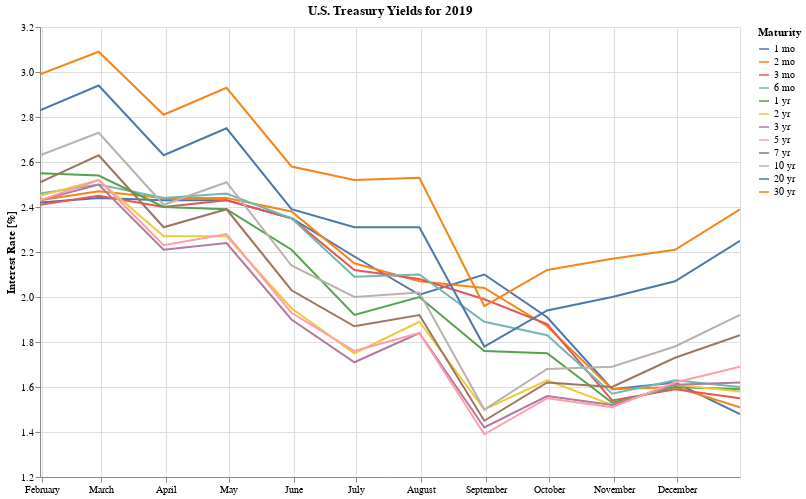

Here is the notebook cell this chart was saved with:
### Code cell
year = 2019

alt.Chart(fetchRates(year).melt(id_vars='Date', var_name='Maturity')).mark_line().encode(
    alt.X('Date:T', axis=alt.Axis(title='')),
    alt.Y('value:Q', axis=alt.Axis(title='Interest Rate [%]'), scale=alt.Scale(zero=False)),
    alt.Color('Maturity:N',
              sort=['1 mo', '2 mo', '3 mo', '6 mo', '1 yr', '2 yr', '3 yr', '5 yr', '7 yr', '10 yr', '20 yr', '30 yr']),
    tooltip=[alt.Tooltip('Date:T', format='%b %Y'), alt.Tooltip('Maturity:N'), alt.Tooltip('value:Q')]
).properties(
    title='U.S. Treasury Yields for {year}'.format(year=year),
    height=450,
    width=700
).interactive()

### Figure 1 — Vega-Lite specification as saved in the notebook (floating-point values rounded to 4 significant figures; data arrays with more than 128 entries replaced by an {"elided": "..."} marker saying what was removed)
{"config": {"view": {"continuousWidth": 400, "continuousHeight": 300}}, "data": {"name": "data-95c954a9a79885c68985e16c0cd2ff42"}, "mark": "line", "encoding": {"color": {"type": "nominal", "field": "Maturity", "sort": ["1 mo", "2 mo", "3 mo", "6 mo", "1 yr", "2 yr", "3 yr", "5 yr", "7 yr", "10 yr", "20 yr", "30 yr"]}, "tooltip": [{"type": "temporal", "field": "Date", "format": "%b %Y"}, {"type": "nominal", "field": "Maturity"}, {"type": "quantitative", "field": "value"}], "x": {"type": "temporal", "axis": {"title": ""}, "field": "Date"}, "y": {"type": "quantitative", "axis": {"title": "Interest Rate [%]"}, "field": "value", "scale": {"zero": false}}}, "height": 450, "selection": {"selector001": {"type": "interval", "bind": "scales", "encodings": ["x", "y"]}}, "title": "U.S. Treasury Yields for 2019", "width": 700, "$schema": "https://vega.github.io/schema/vega-lite/v4.8.1.json", "datasets": {"data-95c954a9a79885c68985e16c0cd2ff42": {"elided": "144 records"}}}
